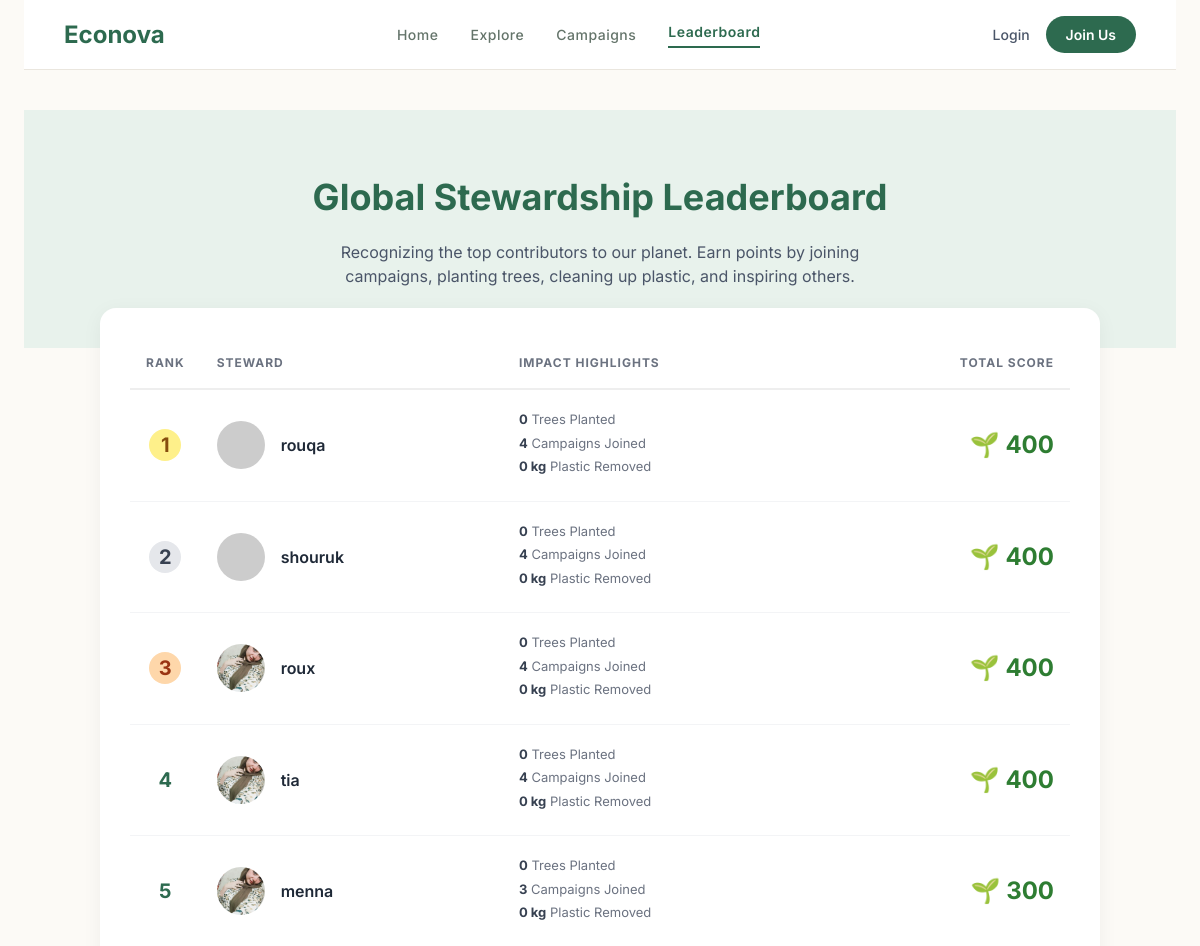
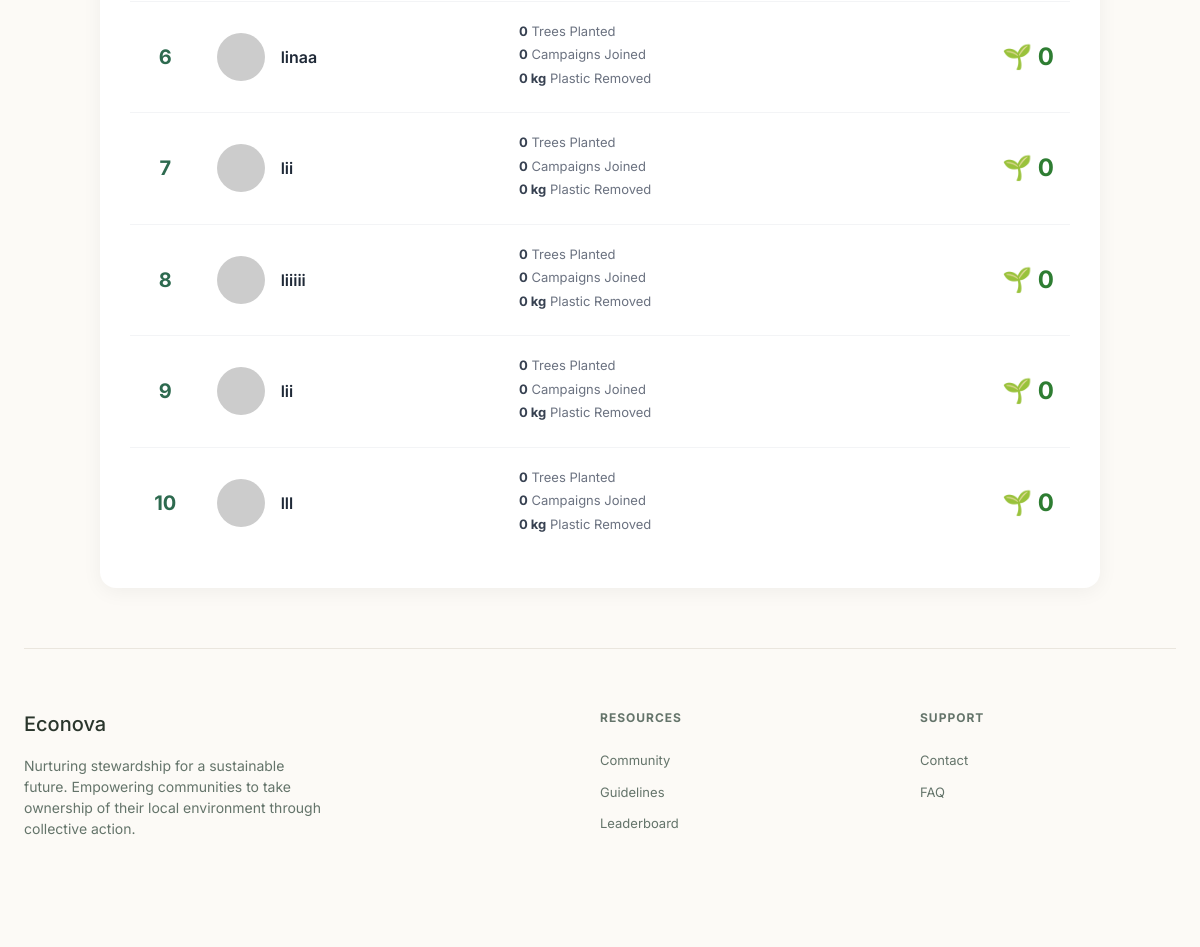
The page /leaderboard.php on the database as committed earlier (2 pictures, top to bottom).
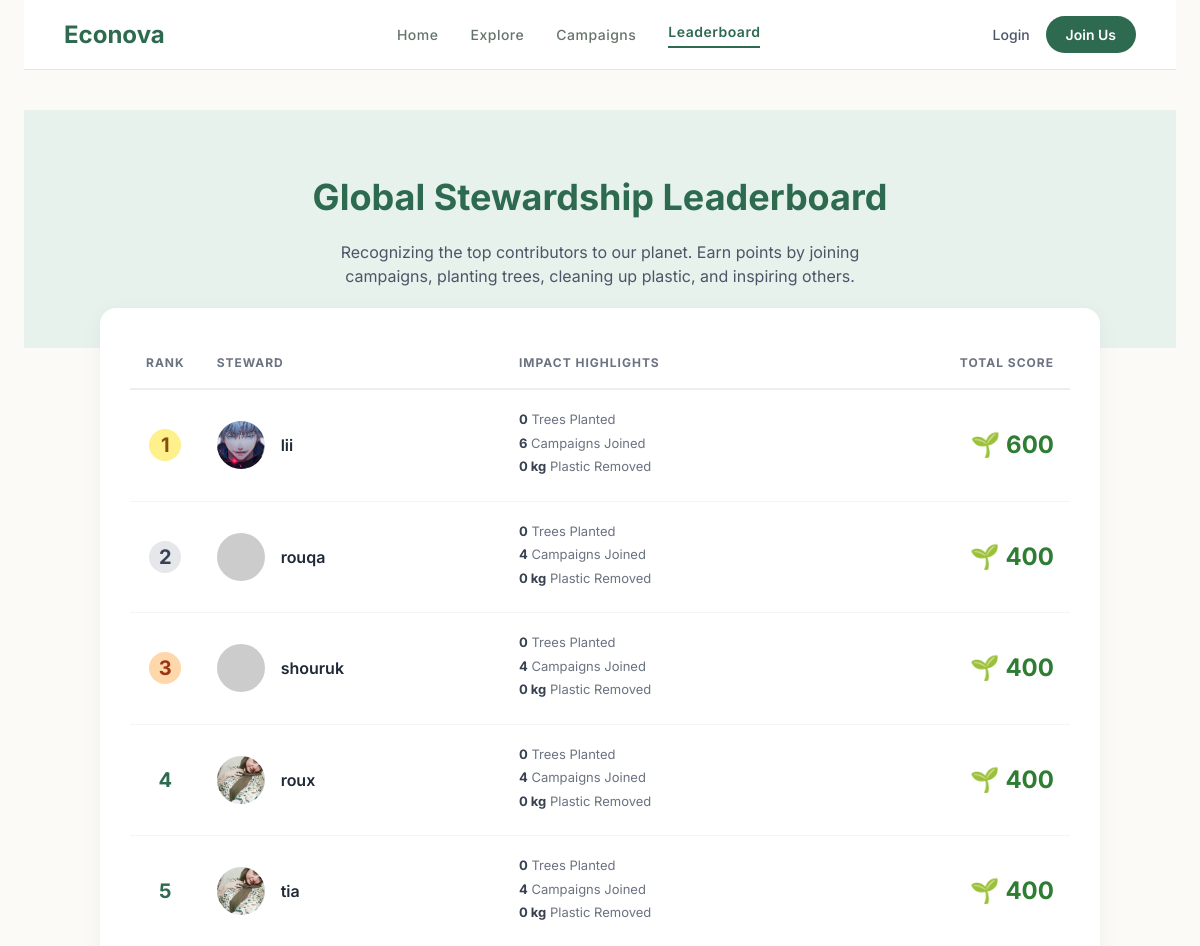
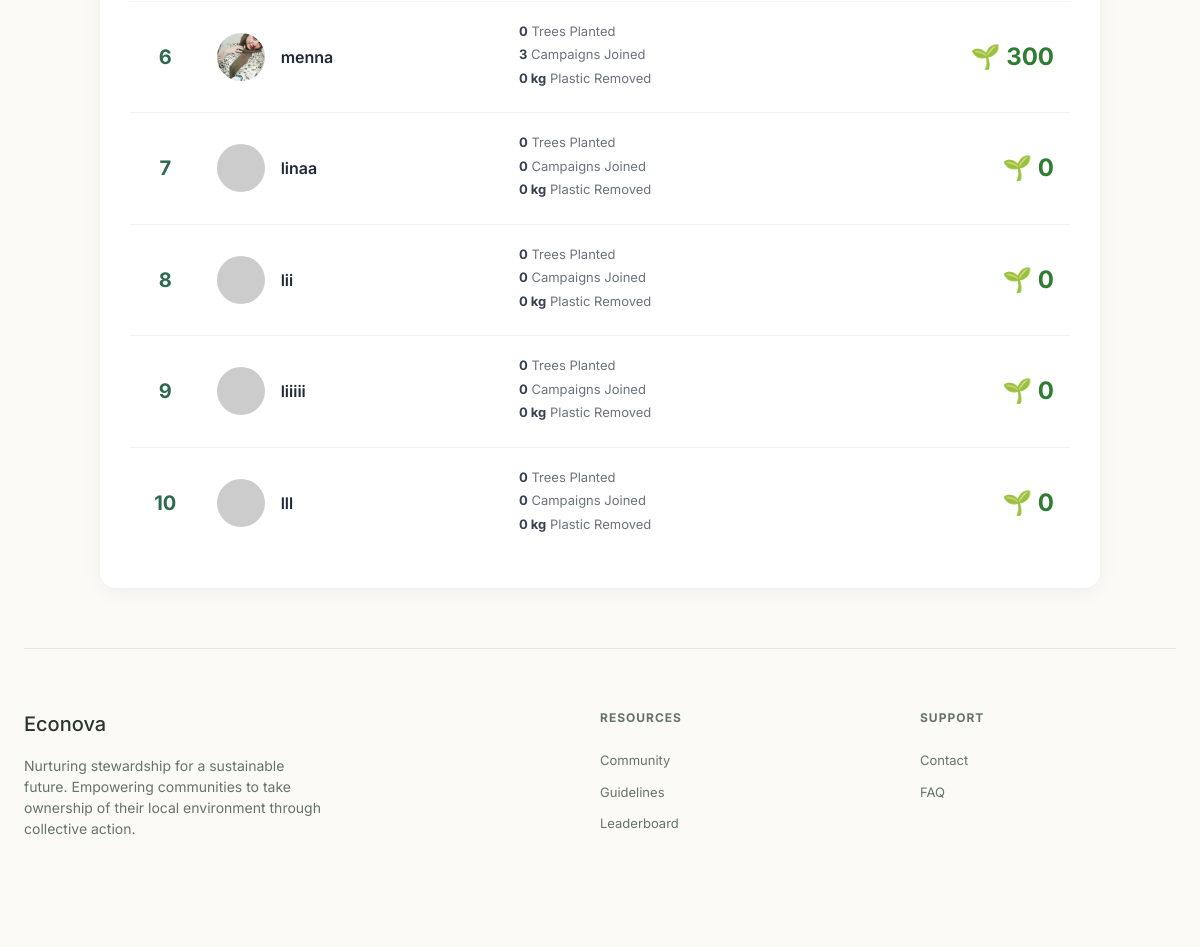
The same page on the database as committed later (2 pictures, top to bottom).
### tables this page shows
CREATE TABLE users (
            id INTEGER PRIMARY KEY AUTOINCREMENT,
            name TEXT NOT NULL,
            email TEXT NOT NULL UNIQUE,
            password TEXT NOT NULL,
            created_at DATETIME DEFAULT CURRENT_TIMESTAMP
        , profile_image TEXT, score INTEGER DEFAULT 0);

### leaderboard.php (the view, shortened to what the changed rows need)
<?php
$leaderboard = [];
try {
    $db = new PDO('sqlite:econova.db');
    $db->setAttribute(PDO::ATTR_ERRMODE, PDO::ERRMODE_EXCEPTION);
    $sql = "SELECT
                u.id,
                u.name,
                u.profile_image,
                (SELECT COUNT(DISTINCT campaign_id) FROM user_campaigns WHERE user_id = u.id) AS campaigns_joined,
                IFNULL((SELECT SUM(trees_planted) FROM user_stats WHERE user_id = u.id), 0) AS trees_planted,
                IFNULL((SELECT SUM(plastic_removed_kg) FROM user_stats WHERE user_id = u.id), 0) AS plastic_removed_kg,
                (
                    (SELECT COUNT(DISTINCT campaign_id) FROM user_campaigns WHERE user_id = u.id) * 100 +
                    IFNULL((SELECT SUM(trees_planted) FROM user_stats WHERE user_id = u.id), 0) * 50 +
                    IFNULL((SELECT SUM(plastic_removed_kg) FROM user_stats WHERE user_id = u.id), 0) * 10
                ) AS score
            FROM users u
            ORDER BY score DESC, u.id ASC
            LIMIT 10";
    $stmt = $db->query($sql);
    $leaderboard = $stmt->fetchAll(PDO::FETCH_ASSOC);
} catch (PDOException $e) {
}
?>
<!DOCTYPE html>
<html lang="en">
<head>
    <link rel="stylesheet" href="style.css">
</head>
<body>
  <div class="page-container">
    <main>
      <section class="leaderboard-hero">
        <h1>Global Stewardship Leaderboard</h1>
      </section>
      <section class="table-wrapper">
        <table class="leaderboard-table">
          <thead>
            <tr>
              <th style="text-align:center;">Rank</th>
              <th>Steward</th>
              <th>Impact Highlights</th>
              <th style="text-align:right;">Total Score</th>
            </tr>
          </thead>
          <tbody>
            <?php foreach ($leaderboard as $index => $user):
                $rank = $index + 1;
                $rankClass = $rank <= 3 ? "top-3-rank rank-$rank" : "";
                $avatar = !empty($user['profile_image']) ? $user['profile_image'] : 'https://i.pravatar.cc/150?u=' . urlencode($user['name']);
                $trees = $user['trees_planted'];
                $plastic = $user['plastic_removed_kg'];
            ?>
            <tr>
              <td class="rank-col">
                <span class="<?php echo $rankClass; ?>"><?php echo $rank; ?></span>
              </td>
              <td>
                <div class="user-col">
                  <img src="<?php echo htmlspecialchars($avatar); ?>" alt="<?php echo htmlspecialchars($user['name']); ?>" class="user-img">
                  <span class="user-name"><?php echo htmlspecialchars($user['name']); ?></span>
                </div>
              </td>
              <td class="stats-col">
                <div><strong><?php echo $trees; ?></strong> Trees Planted</div>
                <div><strong><?php echo $user['campaigns_joined']; ?></strong> Campaigns Joined</div>
                <div><strong><?php echo $plastic; ?> kg</strong> Plastic Removed</div>
              </td>
              <td class="score-col">
                🌱 <?php echo number_format($user['score']); ?>
              </td>
            </tr>
            <?php endforeach; ?>
          </tbody>
        </table>
      </section>
    </main>
  </div>
</body>
</html>

Rows that differ between the two databases and show on the page:
changed users (number 1 of 10 on the later page): rank "9" → "1"; profile_image: picture added in place of a placeholder; campaigns_joined "0" → "6"; score "0" → "600"; moves up the list
changed users "rouqa": rank "1" → "2"
changed users "shouruk": rank "2" → "3"
changed users "roux": rank "3" → "4"
changed users "tia": rank "4" → "5"
changed users "menna": rank "5" → "6"
changed users "linaa": rank "6" → "7"
changed users (number 8 of 10 on the later page): rank "7" → "8"
changed users "liiiii": rank "8" → "9"
